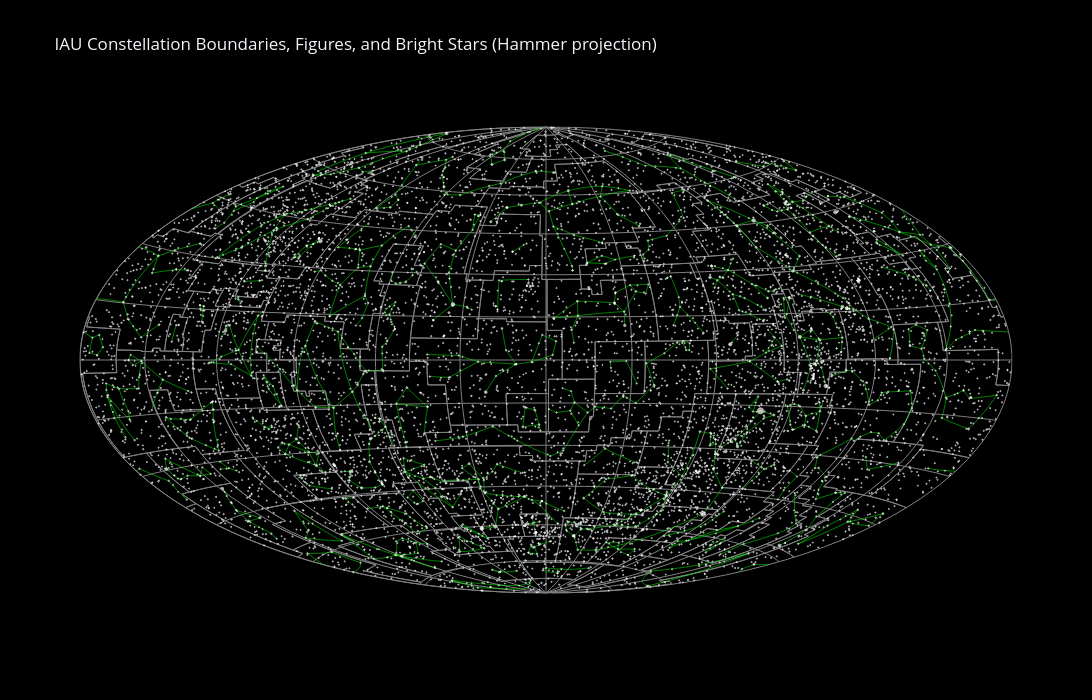

Here is the notebook cell this chart was saved with:
### Markdown cell above
## Hammer–Aitoff Projection (Whole Sky)

As discussed in [Choice of Projection](#Choice-of-Projection) above, **Hammer–Aitoff** -- not Equal Earth -- is the projection all-sky astronomical surveys actually converge on for whole-sphere maps. It shares the equal-area property with Equal Earth (no part of the sky is inflated relative to another) but its meridians curve to a point at each pole rather than Equal Earth's softer, rounded ones. Same boundaries, figures, and stars as above, just reprojected.

### Code cell
fig_hammer = go.Figure(fig)  # reuse all boundary/figure/star traces and geo styling
fig_hammer.update_geos(projection_type="hammer")
fig_hammer.update_layout(
    title="IAU Constellation Boundaries, Figures, and Bright Stars (Hammer projection)"
)
fig_hammer.show()
